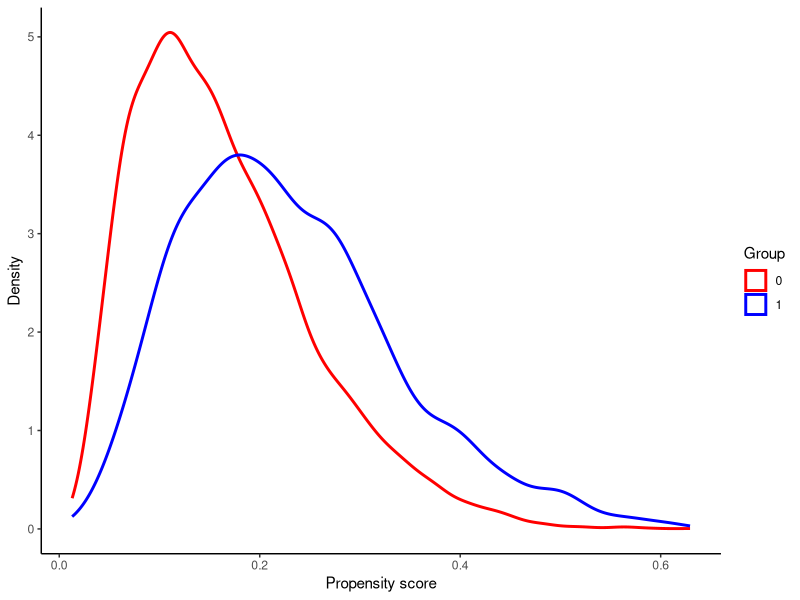
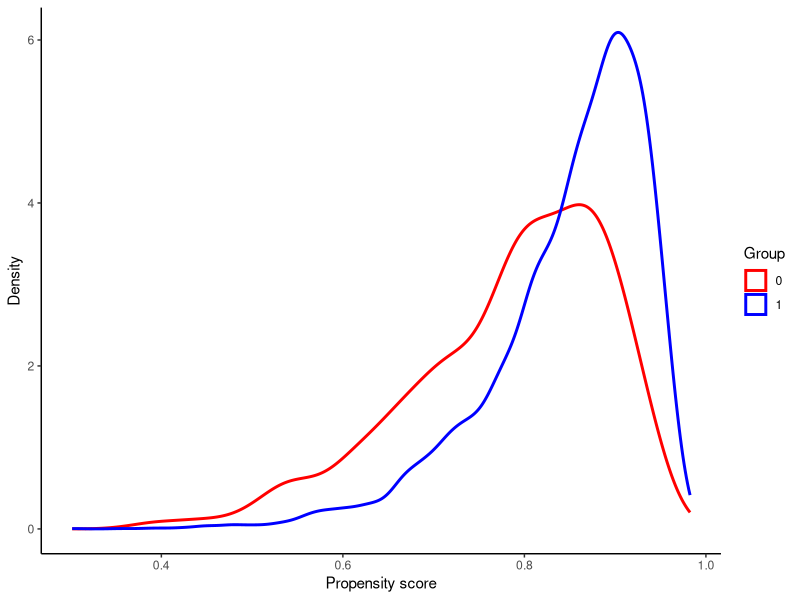

These charts were generated, in order, by the following R code:
### ~~~~~~~~~~~~~~~~~~~~~~~~~~~~~~~~~~~~~~~~~~~~~~~~~~~~~~~~~~~~~~~~~~~ ###
### ~~~~~~~~~~~~~~~~~~~~ What are we weighting for ~~~~~~~~~~~~~~~~~~~~ ###
### ~~~~~~~~~~~~~~~~~~~~ Simulation Study          ~~~~~~~~~~~~~~~~~~~~ ###
### ~~~~~~~~~~~~~~~~~~~~~~~~~~~~~~~~~~~~~~~~~~~~~~~~~~~~~~~~~~~~~~~~~~~ ###

####### Toy simulation for introduction

### by Yi Liu

library(dplyr)
library(ggplot2)

### Data generating process (DGP)
n <- 10000
X <- cbind(X1=rnorm(n=n, 6, 3), X2=rbinom(n=n, 1, 0.75)) # covariates

sigmoid = function(x) 1/(1+exp(-x))
XD <- cbind(rep(1,n), X) # design matrix

### Simulation 1: large p
alpha1 <- c(-3.5, 0.2, 0.8) # coefficients
z1 <- rbinom(n,1,prob=sigmoid(alpha1 %*% t(XD))) # treatment assignments
p1 <- mean(z1) # p
y1 <- as.numeric(c(-1,2) %*% t(X) + z1*((X[,1]+X[,2])^2) + rnorm(n=n,0,1)) # outcome

### Simulation 2: small p
alpha2 <- c(0, 0.2, 0.8) # coefficients
z2 <- rbinom(n,1,prob=sigmoid(alpha2 %*% t(XD))) # treatment assignments
p2 <- mean(z2) # p
y2 <- as.numeric(c(-1,2) %*% t(X) + z2*((X[,1]+X[,2])^2) + rnorm(n=n,0,1)) # outcome

df <- data.frame(z1=z1, z2=z2, X1=X[,1], X2=X[,2], y1=y2, y2=y2) # data frame

### Variance ratio
XD <- cbind(rep(1,n), X)
ps1 <- 1/(1+exp(-alpha1 %*% t(XD))) %>% as.numeric() # true propensity score
ps2 <- 1/(1+exp(-alpha2 %*% t(XD))) %>% as.numeric()

r1 <- var(ps1[df$z1==1])/var(ps1[df$z1==0]) # ratio
r2 <- var(ps2[df$z2==1])/var(ps2[df$z2==0]) # ratio

### Causal effects
delta <- (df$X1+df$X2)^2 # mean(delta) is the estimated ATE
ATE <- 6^2+9 + 0.75^2+0.25*0.75 + 2*6*0.75 # true ATE mathematically
# mean(delta)-ATE # see bias
ATT1 <- sum(delta*ps1)/sum(ps1) # For other estimands, we just approximate them
ATT2 <- sum(delta*ps2)/sum(ps2)

ATC1 <- sum(delta*(1-ps1))/sum(1-ps1)
ATC2 <- sum(delta*(1-ps2))/sum(1-ps2)

ATO1 <- sum(delta*ps1*(1-ps1))/sum(ps1*(1-ps1))
ATO2 <- sum(delta*ps2*(1-ps2))/sum(ps2*(1-ps2))

u1 = apply(cbind(ps1, 1-ps1), 1, min)
ATM1 <- sum(delta*u1)/sum(u1)
u2 = apply(cbind(ps2, 1-ps2), 1, min)
ATM2 <- sum(delta*u2)/sum(u2)

ksi1 = -(ps1*log(ps1) + (1-ps1)*log(1-ps1))
ATEN1 <- sum(delta*ksi1)/sum(ksi1)
ksi2 = -(ps2*log(ps2) + (1-ps2)*log(1-ps2))
ATEN2 <- sum(delta*ksi2)/sum(ksi2)

rm(u1,u2,ksi1,ksi2,delta)

### Propensity score plots
df <- df %>% mutate(ps1=ps1, ps2=ps2)
png("toy_ps1.png", res=72*2, width = 750, height = 400)
ggplot(df, aes(x=ps1, color=as.factor(z1))) + 
  geom_density(size=1) +
  labs(x="Propensity score", y="Density") + 
  scale_color_manual(values=c("red", "blue"), name = "Group") + 
  theme_classic()
dev.off()

png("toy_ps2.png", res=72*2, width = 750, height = 400)
ggplot(df, aes(x=ps2, color=as.factor(z2))) + 
  geom_density(size=1) +
  labs(x="Propensity score", y="Density") + 
  scale_color_manual(values=c("red", "blue"), name = "Group") + 
  theme_classic()
dev.off()

round(c(ATE, ATO1, ATM1, ATEN1, ATT1, ATC1), 2)
round(c(ATE, ATO2, ATM2, ATEN2, ATT2, ATC2), 2)
data.frame(p1=p1, p2=p2, r1=r1, r2=r2)
